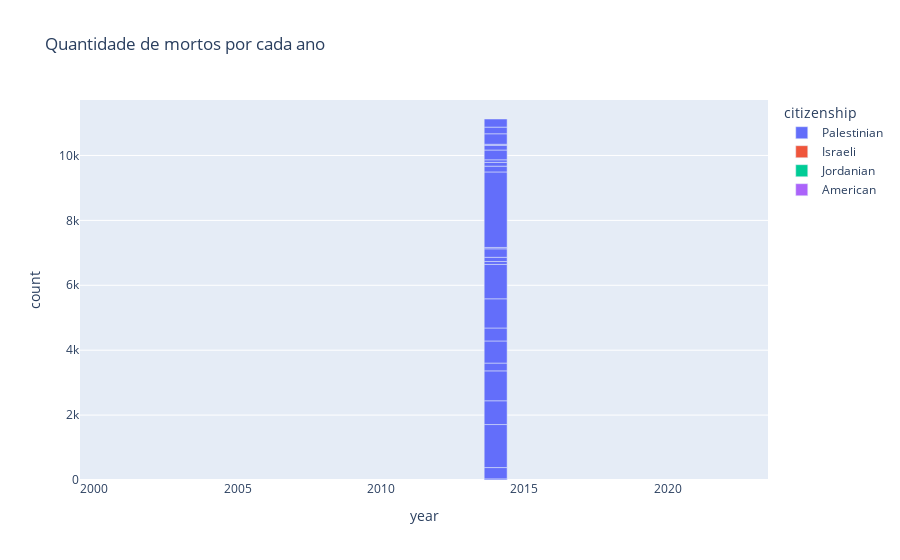

Here is the notebook cell this chart was saved with:
### Markdown cell above
## Visualizar gráficos

### Code cell
new_df['date_of_death'] = pd.to_datetime(new_df['date_of_death'])
new_df["year"] = new_df['date_of_death'].dt.year

total_deaths_by_year = new_df.groupby("year").count()

data = {
    "year": new_df["year"],
    "citizenship": new_df["citizenship"],
    "count": total_deaths_by_year["date_of_death"]
}
dataframe = pd.DataFrame(data)

fig_total_deaths = px.bar(dataframe, x='year', y='count',
                          color='citizenship', title='Quantidade de mortos por cada ano')
fig_total_deaths.show()

### Figure 1 — Plotly figure (JSON) as saved in the notebook; plotly's stock layout.template omitted (floating-point values rounded to 4 significant figures; data arrays with more than 128 entries replaced by an {"elided": "..."} marker saying what was removed)
{"data": [{"alignmentgroup": "True", "hovertemplate": "citizenship=Palestinian<br>year=%{x}<br>count=%{y}<extra></extra>", "legendgroup": "Palestinian", "marker": {"color": "#636efa", "pattern": {"shape": ""}}, "name": "Palestinian", "offsetgroup": "Palestinian", "orientation": "v", "showlegend": true, "textposition": "auto", "type": "bar", "x": {"elided": "10092 int values"}, "xaxis": "x", "y": {"elided": "10092 int values"}, "yaxis": "y"}, {"alignmentgroup": "True", "hovertemplate": "citizenship=Israeli<br>year=%{x}<br>count=%{y}<extra></extra>", "legendgroup": "Israeli", "marker": {"color": "#EF553B", "pattern": {"shape": ""}}, "name": "Israeli", "offsetgroup": "Israeli", "orientation": "v", "showlegend": true, "textposition": "auto", "type": "bar", "x": {"elided": "1029 int values"}, "xaxis": "x", "y": {"elided": "1029 null values"}, "yaxis": "y"}, {"alignmentgroup": "True", "hovertemplate": "citizenship=Jordanian<br>year=%{x}<br>count=%{y}<extra></extra>", "legendgroup": "Jordanian", "marker": {"color": "#00cc96", "pattern": {"shape": ""}}, "name": "Jordanian", "offsetgroup": "Jordanian", "orientation": "v", "showlegend": true, "textposition": "auto", "type": "bar", "x": [2022, 2014], "xaxis": "x", "y": [null, null], "yaxis": "y"}, {"alignmentgroup": "True", "hovertemplate": "citizenship=American<br>year=%{x}<br>count=%{y}<extra></extra>", "legendgroup": "American", "marker": {"color": "#ab63fa", "pattern": {"shape": ""}}, "name": "American", "offsetgroup": "American", "orientation": "v", "showlegend": true, "textposition": "auto", "type": "bar", "x": [2016], "xaxis": "x", "y": [null], "yaxis": "y"}], "layout": {"autosize": true, "barmode": "relative", "legend": {"title": {"text": "citizenship"}, "tracegroupgap": 0}, "title": {"text": "Quantidade de mortos por cada ano"}, "xaxis": {"anchor": "y", "autorange": true, "domain": [0, 1], "range": [2000.0, 2024.0], "title": {"text": "year"}, "type": "linear"}, "yaxis": {"anchor": "x", "autorange": true, "domain": [0, 1], "range": [0, 11710.0], "title": {"text": "count"}, "type": "linear"}}}
